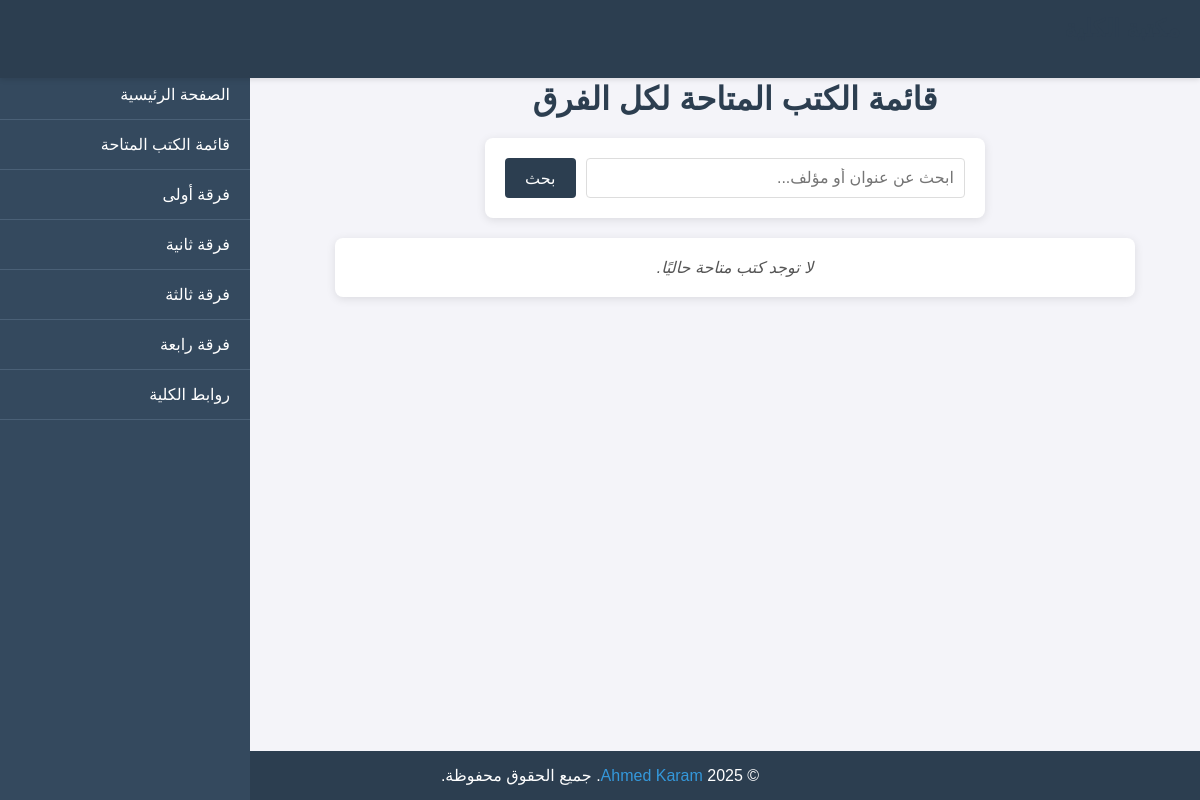
The app's page /books/books/, older data.
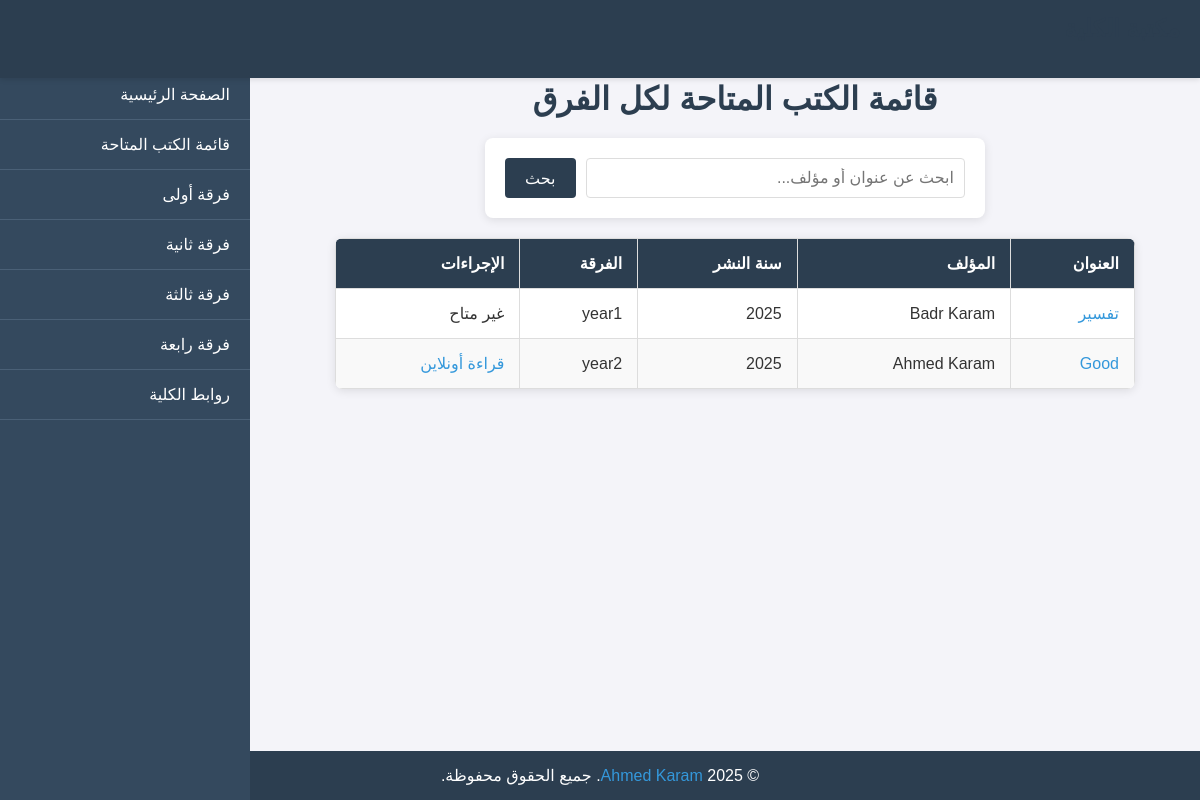
The same page, newer data.
### Book/models.py (models this page shows, shortened)
class Book(models.Model):
    title = models.CharField(max_length=200)
    author = models.CharField(max_length=100)
    description = models.TextField(null=True, blank=True)
    publication_date = models.DateField(null=True, blank=True)
    pdf_file = models.FileField(upload_to='books/pdfs/', null=True, blank=True)
    batch = models.CharField(max_length=10, choices=BATCH_CHOICES, default='year1')
    class Meta:
        indexes = [models.Index(fields=['title'])]

### Book/views.py (the view)
# urls.py: path('books/', views.books_list, name='books_list'),
def books_list(request):
    books = Book.objects.all()
    context = {'books': books}
    return render(request, 'Book/books_list.html', context)

### Book/templates/Book/books_list.html (shortened to what this page needs)
<!DOCTYPE html>
<html lang="ar">
<head>
</head>
<body>
    <header>
        <h1>مكتبة الكلية</h1>
    </header>
    <nav class="sidebar">
        <div class="sidebar-content">
            <ul>
                <li><a href="{% url 'Book:home' %}">الصفحة الرئيسية</a></li>
                <li><a href="{% url 'Book:books_list' %}">قائمة الكتب المتاحة</a></li>
                <li><a href="{% url 'Book:year1' %}">فرقة أولى</a></li>
                <li><a href="{% url 'Book:year2' %}">فرقة ثانية</a></li>
                <li><a href="{% url 'Book:year3' %}">فرقة ثالثة</a></li>
                <li><a href="{% url 'Book:year4' %}">فرقة رابعة</a></li>
                <li><a href="{% url 'Book:college_links' %}">روابط الكلية</a></li>
            </ul>
        </div>
    </nav>
    <main class="main-content">
        <h1>قائمة الكتب المتاحة لكل الفرق</h1>
        <div class="search-container">
            <form method="get" action="{% url 'Book:search_books' %}">
                <input type="text" name="q" placeholder="ابحث عن عنوان أو مؤلف...">
                <button type="submit">بحث</button>
            </form>
        </div>
        {% if books %}
            <table>
                <thead>
                    <tr>
                        <th>العنوان</th>
                        <th>المؤلف</th>
                        <th>سنة النشر</th>
                        <th>الفرقة</th>
                        <th>الإجراءات</th>
                    </tr>
                </thead>
                <tbody>
                    {% for book in books %}
                        <tr>
                            <td><a href="{% url 'Book:book_detail' book.pk %}">{{ book.title }}</a></td>
                            <td>{{ book.author }}</td>
                            <td>{{ book.publication_date|date:"Y" }}</td>
                            <td>{{ book.batch }}</td>
                            <td>
                                {% if book.pdf_file %}
                                    <a href="{{ book.pdf_file.url }}" target="_blank">قراءة أونلاين</a>
                                {% else %}
                                    <span>غير متاح</span>
                                {% endif %}
                            </td>
                        </tr>
                    {% endfor %}
                </tbody>
            </table>
        {% else %}
            <p class="no-books">لا توجد كتب متاحة حاليًا.</p>
        {% endif %}
    </main>
    <footer>
        <p>© 2025 <a href="https://www.facebook.com/share/1BhQoTLxFP/" target="_blank">Ahmed Karam</a>. جميع الحقوق محفوظة.</p>
    </footer>
</body>
</html>

### Book/templates/Book/books_list.html (style rules this page uses)
* { margin: 0; padding: 0; box-sizing: border-box; font-family: Arial, sans-serif; }
body { direction: rtl; background-color: #f4f4f9; color: #333; }
header { background-color: #2c3e50; color: white; padding: 15px 20px; display: flex; justify-content: space-between; align-items: center; box-shadow: 0 2px 5px rgba(0, 0, 0, 0.1); position: fixed; top: 0; width: 100%; z-index: 1001; }
header h1 { font-size: 24px; }
.sidebar { width: 250px; background-color: #34495e; color: white; height: 100vh; position: fixed; top: 0; left: -250px; transition: left 0.3s ease; z-index: 1000; overflow-y: auto; }
.sidebar-content { padding-top: 70px; }
.sidebar ul { list-style: none; padding: 0; }
.sidebar ul li { padding: 15px 20px; border-bottom: 1px solid #4a6076; }
.sidebar ul li a { color: white; text-decoration: none; font-size: 16px; display: block; }
.main-content { margin-left: 20px; padding: 40px; padding-top: 80px; transition: margin-left 0.3s ease; }
.search-container { max-width: 500px; margin: 0 auto 20px; background-color: white; padding: 20px; border-radius: 8px; box-shadow: 0 2px 10px rgba(0, 0, 0, 0.1); }
.search-container form { display: flex; gap: 10px; }
.search-container input[type="text"] { flex: 1; padding: 10px; border: 1px solid #ddd; border-radius: 4px; font-size: 16px; }
.search-container button { padding: 10px 20px; background-color: #2c3e50; color: white; border: none; border-radius: 4px; cursor: pointer; font-size: 16px; }
h1 { color: #2c3e50; text-align: center; margin-bottom: 20px; }
table { width: 100%; max-width: 800px; margin: 20px auto; border-collapse: collapse; background-color: white; box-shadow: 0 2px 10px rgba(0, 0, 0, 0.1); border-radius: 8px; overflow: hidden; }
th, td { padding: 15px; border: 1px solid #ddd; text-align: right; }
th { background-color: #2c3e50; color: white; font-weight: bold; }
td a { color: #3498db; text-decoration: none; }
tr:nth-child(even) { background-color: #f9f9f9; }
footer { background-color: #2c3e50; color: white; text-align: center; padding: 15px; position: fixed; bottom: 0; width: 100%; }
footer a { color: #3498db; text-decoration: none; }
@media (min-width: 769px) { .sidebar { left: 0; } }
@media (min-width: 769px) { .main-content { margin-left: 270px; } }

Row changes from the older to the newer data that the page shows:
added Book: title "تفسير", author "Badr Karam", publication_date "2025", batch "year1", pdf_file "غير متاح"
added Book: title "Good", author "Ahmed Karam", publication_date "2025", batch "year2"
Text that changed along with them:
text no longer shown: "لا توجد كتب متاحة حاليًا."
text now shown: "العنوان المؤلف سنة النشر الفرقة الإجراءات"
